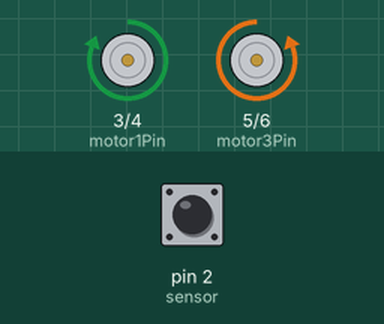
The sketch below on a simulated Arduino Mega 2560, built with avr-gcc and run on an emulated ATmega2560. On the bench: motor-driver pin pairs drawn as motors (green arrow = first pin HIGH = forward, orange = second pin HIGH = backward, longer = more drive). Inputs (shaded band) come from the test bench; at power-on: pin 2 (sensor) LOW. What the sketch prints to the serial monitor is not drawn.

Above: at 1.2 s.
1.3 s: pin 2 (sensor) driven HIGH
At 1.9 s:
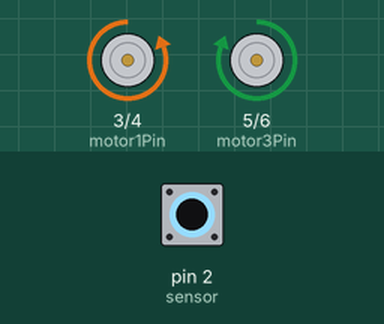
2.8 s: pin 2 (sensor) driven LOW
At 3.5 s:
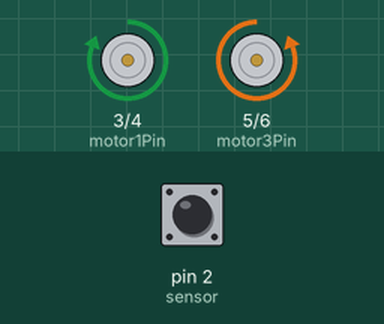
5.8 s: pin 2 (sensor) pulsed HIGH 2 times (0.12 s each, 0.3 s apart)
At 6.01 s:
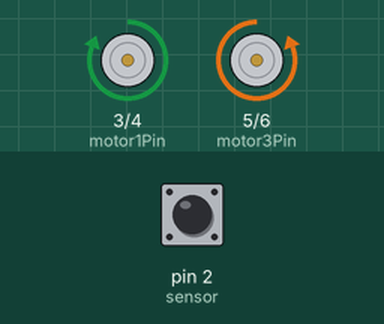
9.4 s: pin 2 (sensor) pulsed HIGH 2 times (0.12 s each, 0.3 s apart)
At 10.7 s:
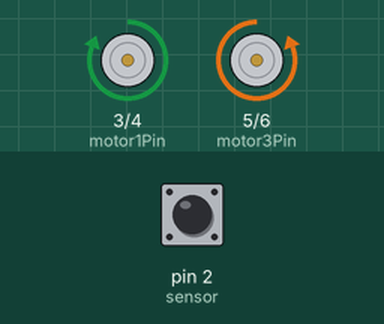
Timing chart, 0 to 12.4 s (numbered marks = the images above; inputs shaded):
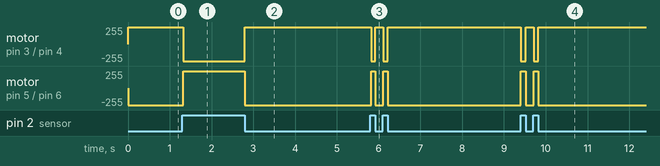

The sketch:

FINAL.ino
```cpp
const int sensor = 2;    // switch input
const int motor1Pin = 3;    // H-bridge leg 1 (pin 2, 1A)
const int motor2Pin = 4;

const int motor3Pin = 5;    // H-bridge leg 1 (pin 2, 1A)
const int motor4Pin = 6;

void setup() {

    pinMode(sensor, INPUT);


    pinMode(motor1Pin, OUTPUT);
    pinMode(motor2Pin, OUTPUT);

    pinMode(motor3Pin, OUTPUT);
    pinMode(motor4Pin, OUTPUT);
    Serial.begin(9600);
    Serial1.begin(9600);

  }
  void loop() {

    if (digitalRead(sensor) == HIGH) {
      digitalWrite(motor1Pin, LOW);
      digitalWrite(motor2Pin, HIGH);
     digitalWrite(motor3Pin, HIGH);
      digitalWrite(motor4Pin, LOW);
    }

    else {
      digitalWrite(motor1Pin, HIGH);
      digitalWrite(motor2Pin, LOW);
  digitalWrite(motor3Pin, LOW);
      digitalWrite(motor4Pin, HIGH);
      Serial.println("boatxx crossed border");
       Serial1.write("boatxx crossed border");

  }
  }
```

Measured:
- after the input at 1.3 s, motor on pin 3 (motor1Pin) / pin 4 (motor2Pin): forward 255/255 → backward 255/255 at once; motor on pin 5 (motor3Pin) / pin 6 (motor4Pin): backward 255/255 → forward 255/255 at once
- after the input at 2.8 s, motor on pin 3 (motor1Pin) / pin 4 (motor2Pin): backward 255/255 → forward 255/255 at once; motor on pin 5 (motor3Pin) / pin 6 (motor4Pin): forward 255/255 → backward 255/255 at once
